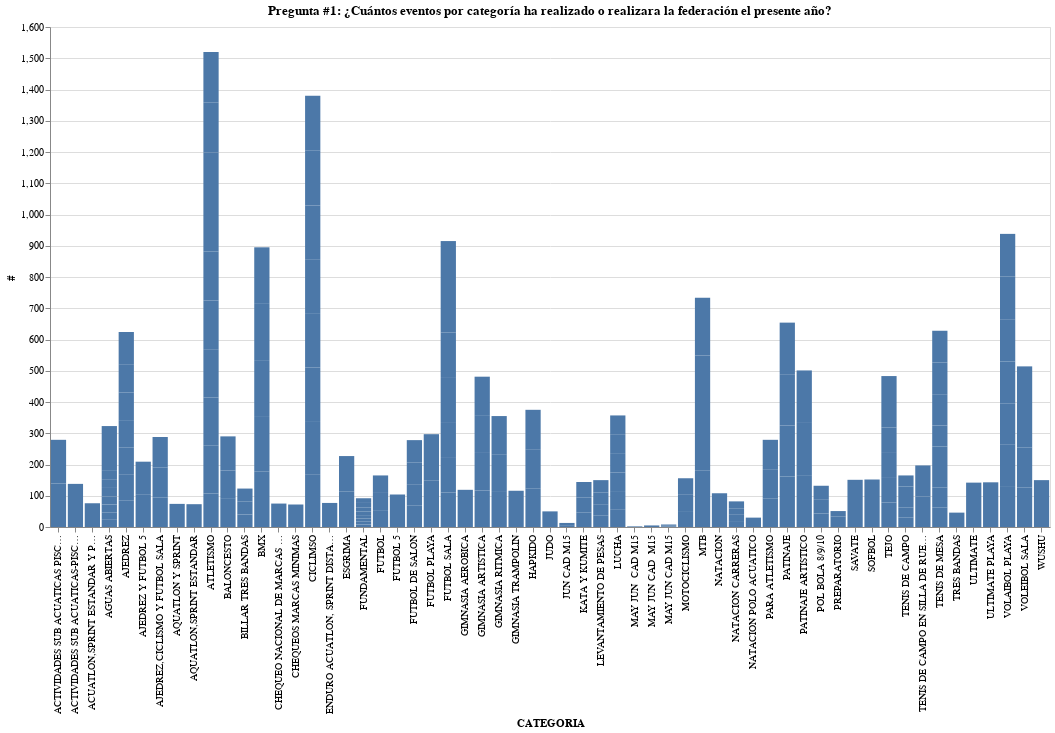

Notebook source saved alongside this figure:
### Code cell
#Visualización #1: 
p1= alt.Chart(eventos_df).mark_bar().encode(
        alt.X('CATEGORIA'), 
        alt.Y('#'),
        tooltip = [
               alt.Tooltip('#')
        ]
    ).properties(
        width = 1000,
        height = 500
    )
p1.title ='Pregunta #1: ¿Cuántos eventos por categoría ha realizado o realizara la federación el presente año?'
p1

### Figure 1 — Vega-Lite specification as saved in the notebook (floating-point values rounded to 4 significant figures; data arrays with more than 128 entries replaced by an {"elided": "..."} marker saying what was removed)
{"config": {"view": {"continuousWidth": 400, "continuousHeight": 300}}, "data": {"name": "data-4343391edb7c46be6db30522b6d4bbeb"}, "mark": "bar", "encoding": {"tooltip": [{"field": "#", "type": "quantitative"}], "x": {"field": "CATEGORIA", "type": "nominal"}, "y": {"field": "#", "type": "quantitative"}}, "height": 500, "title": "Pregunta #1: ¿Cuántos eventos por categoría ha realizado o realizara la federación el presente año?", "width": 1000, "$schema": "https://vega.github.io/schema/vega-lite/v4.17.0.json", "datasets": {"data-4343391edb7c46be6db30522b6d4bbeb": {"elided": "185 records"}}}
